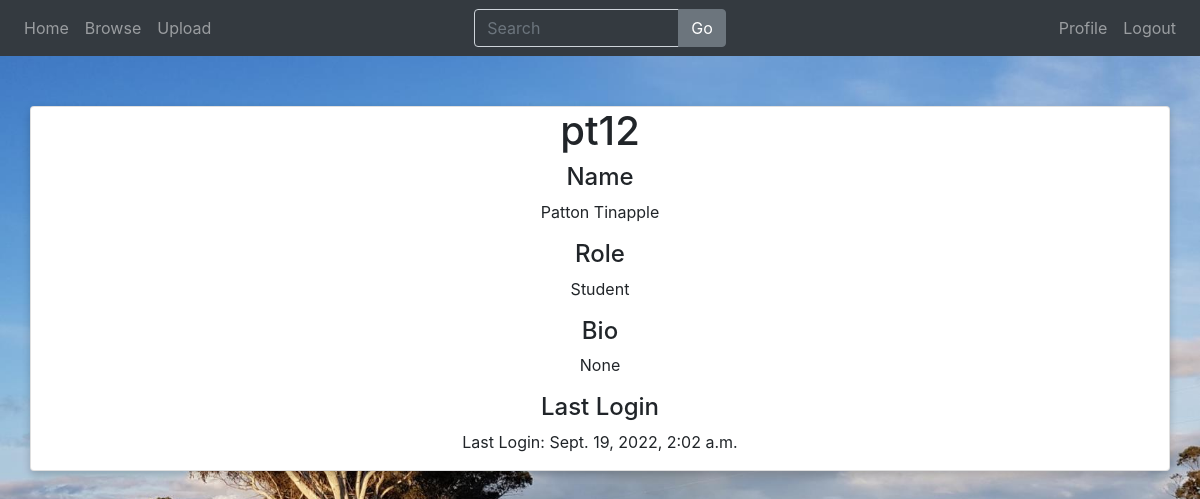
Page /profile/10/ (signed in) on the committed database.
### accounts/models.py (models this page shows, shortened)
class User(AbstractUser):
    email = models.EmailField(unique=True)
    role = models.ForeignKey(Role, on_delete=models.SET_NULL, null=True)
    bio = models.TextField(null=True, blank=True)
    REQUIRED_FIELDS = []

class Role(models.Model):
    name = models.CharField(max_length=50)
    description = models.TextField(null=True, blank=True)

### core/views.py (the view)
# urls.py: path('profile/<str:pk>/', views.viewProfile, name="profile"),
@login_required(login_url='accounts/login')
def viewProfile(request, pk):
    user = User.objects.get(id=pk)
    context = {'user': user}
    return render(request, 'core/profile.html', context)

### core/templates/core/profile.html (shortened to what this page needs)
{% extends 'main.html' %}
{% block content %}
<div class="container card shadowed" style="margin-top: 50px; text-align: center;">
    <div>
        <h1>{{ user.username }}</h1>
    </div>
    <div>
        <h4>Name</h4>
        <p>{{ user.first_name }} {{ user.last_name }}</p>
        <h4>Role</h4>
        <p>{{ user.role.name }}</p>
        <h4>Bio</h4>
        <p>{{ user.bio }}</p>
        <h4>Last Login</h4>
        <p>Last Login: {{ user.last_login }}</p>
    </div>
</div>
{% endblock content %}

### core/static/core/style.css (style rules this page uses)
body { background-image: url("background.jpg"); background-size: cover; }
.shadowed { box-shadow: 0 4px 8px 0 rgba(0, 0, 0, 0.2) }

### rows in the picture
User: username "pt12", first_name "Patton", last_name "Tinapple", role.name "Student", bio "None", last_login "Sept. 19, 2022, 2:02 a.m."
